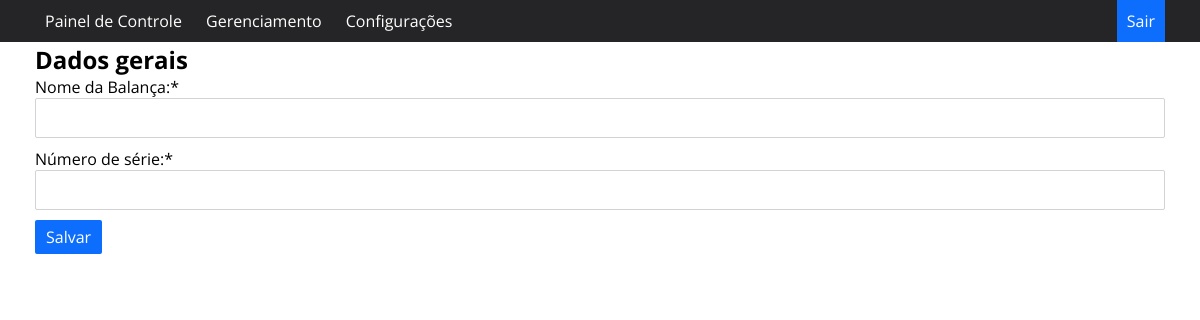
/editarbalanca/4 (signed in), run on an earlier commit of the app's database.
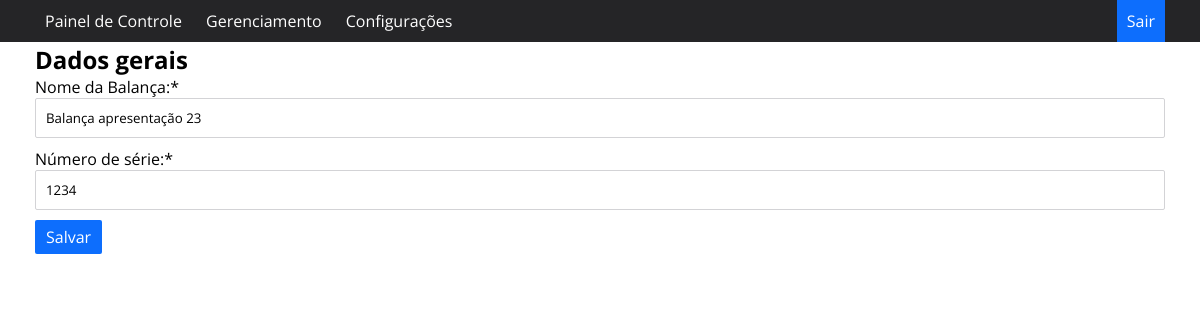
And on a later commit of the database.
### app.py (models this page shows, shortened)
class Balanca(db.Model):
    id = db.Column('id', Integer, primary_key=True, autoincrement=True)
    datainsercao = db.Column('datainsercao', String(255), nullable=False)
    balanca = db.Column('balanca', String(255), nullable=False)
    nserie = db.Column('nserie', Integer)

### app.py (the view)
@app.route('/editarbalanca/<int:id>', methods=['GET', 'POST'])
def editarbalanca(id):
    if esta_logado():
        balanca = Balanca.query.get(id)
        if request.method:
            if request.method == 'POST':
                balanca.balanca = request.form['balanca']
                balanca.nserie = request.form['nserie']
                db.session.commit()
                return redirect(url_for('gerenciamentobalancas'))
            return render_template('editarbalanca.html', balanca=balanca)
        return render_template('gerenaciamentobalancas.html', balanca=balanca)
    else:
        return redirect(url_for('index'))

### app.py (called while the page is built)
def esta_logado():
    print(logado)
    if logado:
        return True
    else:
        return False

### templates/editarbalanca.html
{% extends "template.html" %}
{% block conteudo %}
    <h1>Editar Balança</h1>
    <h2>Dados gerais</h2>
    <section>
    <form name="editarbalanca" class="form" method="post" action="/editarbalanca/{{balanca.id}}">
            <div class="form-group">
                <label for="balanca" class="label">Nome da Balança:*</label>
                <input type="text" name="balanca" class="form-control" required value="{{balanca.balanca}}">
            </div>
            <div class="form-group">
                <label for="nserie" class="label">Número de série:*</label>
                <input type="number" name="nserie" class="form-control" required value="{{balanca.nserie}}">
            </div>
            <div class="buttons">
            <button class="btnedit" type="submit">Salvar</button>
            </div>
    </form>
    </section>
{% endblock %}

What changed in the data, as far as the page shows it:
added Balanca: balanca "Balança apresentação 23", nserie "1234"
